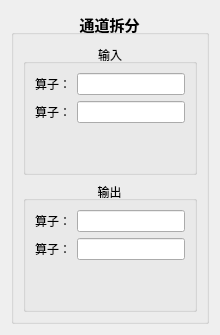
        <widget class="QWidget" name="page_12">
         <layout class="QVBoxLayout" name="verticalLayout_40">
          <item>
           <widget class="QGroupBox" name="groupBox_21">
            <property name="font">
             <font>
              <pointsize>11</pointsize>
              <bold>true</bold>
             </font>
            </property>
            <property name="autoFillBackground">
             <bool>true</bool>
            </property>
            <property name="title">
             <string>通道拆分</string>
            </property>
            <property name="alignment">
             <set>Qt::AlignCenter</set>
            </property>
            <layout class="QVBoxLayout" name="verticalLayout_35">
             <item>
              <widget class="QGroupBox" name="groupBox_22">
               <property name="font">
                <font>
                 <pointsize>9</pointsize>
                 <bold>false</bold>
                </font>
               </property>
               <property name="title">
                <string>输入</string>
               </property>
               <property name="alignment">
                <set>Qt::AlignCenter</set>
               </property>
               <layout class="QVBoxLayout" name="verticalLayout_36">
                <item>
                 <layout class="QVBoxLayout" name="verticalLayout_37">
                  <item>
                   <layout class="QHBoxLayout" name="horizontalLayout_16">
                    <item>
                     <widget class="QLabel" name="label_14">
                      <property name="text">
                       <string>算子：</string>
                      </property>
                     </widget>
                    </item>
                    <item>
                     <widget class="QLineEdit" name="lineEdit_14"/>
                    </item>
                   </layout>
                  </item>
                  <item>
                   <layout class="QHBoxLayout" name="horizontalLayout_17">
                    <item>
                     <widget class="QLabel" name="label_15">
                      <property name="text">
                       <string>算子：</string>
                      </property>
                     </widget>
                    </item>
                    <item>
                     <widget class="QLineEdit" name="lineEdit_15"/>
                    </item>
                   </layout>
                  </item>
                 </layout>
                </item>
                <item>
                 <spacer name="verticalSpacer_8">
                  <property name="orientation">
                   <enum>Qt::Vertical</enum>
                  </property>
                  <property name="sizeHint" stdset="0">
                   <size>
                    <width>20</width>
                    <height>40</height>
                   </size>
                  </property>
                 </spacer>
                </item>
               </layout>
              </widget>
             </item>
             <item>
              <widget class="QGroupBox" name="groupBox_23">
               <property name="font">
                <font>
                 <pointsize>9</pointsize>
                 <bold>false</bold>
                </font>
               </property>
               <property name="title">
                <string>输出</string>
               </property>
               <property name="alignment">
                <set>Qt::AlignCenter</set>
               </property>
               <layout class="QVBoxLayout" name="verticalLayout_38">
                <item>
                 <layout class="QVBoxLayout" name="verticalLayout_39">
                  <item>
                   <layout class="QHBoxLayout" name="horizontalLayout_18">
                    <item>
                     <widget class="QLabel" name="label_16">
                      <property name="text">
                       <string>算子：</string>
                      </property>
                     </widget>
                    </item>
                    <item>
                     <widget class="QLineEdit" name="lineEdit_16"/>
                    </item>
                   </layout>
                  </item>
                  <item>
                   <layout class="QHBoxLayout" name="horizontalLayout_19">
                    <item>
                     <widget class="QLabel" name="label_17">
                      <property name="text">
                       <string>算子：</string>
                      </property>
                     </widget>
                    </item>
                    <item>
                     <widget class="QLineEdit" name="lineEdit_17"/>
                    </item>
                   </layout>
                  </item>
                 </layout>
                </item>
                <item>
                 <spacer name="verticalSpacer_9">
                  <property name="orientation">
                   <enum>Qt::Vertical</enum>
                  </property>
                  <property name="sizeHint" stdset="0">
                   <size>
                    <width>20</width>
                    <height>40</height>
                   </size>
                  </property>
                 </spacer>
                </item>
               </layout>
              </widget>
             </item>
            </layout>
           </widget>
          </item>
         </layout>
        </widget>
